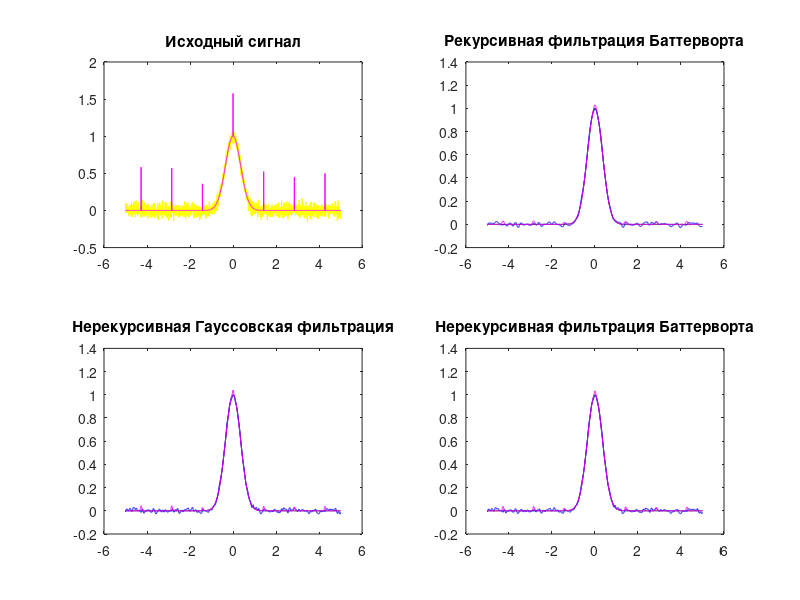

This figure's MATLAB source:
function lab_4()
A = 1.0;
sigma = 0.5;
mult = 5;
step = 0.005;
NA = 0;
NB = 0.05;
count = 7;
M = 0.4;
t = -mult:step:mult;

% Гаусс
x0 = A * exp(-(t/sigma).^2);

% Генерация помех. Создайте новый вектор 
% случайных чисел размером 1 на 
% length(x0). числа от 0 до 0.05
n1 = normrnd(NA,NB,[1 length(x0)]);
x1 = x0+n1;

% Импульсивная генерация шума
n2 = impnoise(length(x0),count,M);
x2 = x0+n2;

% Расчет фильтрующих массивов
[B,A] = butter(6,0.05,'low');
G = gaussfilt(4,20,'low');
BB = buttfilt(6,20,'low');

figure(1)
subplot(2,2,1);
plot(t,x0,'black',t,x1,'y',t,x2,'m');
title('Исходный сигнал');
subplot(2,2,2);
plot(t,x0,'black',t,filtfilt(B,A,x1),'b',t,filtfilt(B,A,x2),'m');
title('Рекурсивная фильтрация Баттерворта');
subplot(2,2,3);
plot(t,x0,'black',t,filtfilt(G,1,x1),'b',t,filtfilt(G,1,x2),'m');
title('Нерекурсивная Гауссовская фильтрация');
subplot(2,2,4);
plot(t,x0,'black',t,filtfilt(BB,1,x1),'b',t,filtfilt(BB,1,x2),'m');
title('Нерекурсивная фильтрация Баттерворта');
end

% Импульсивная генерация шума
function y = impnoise(size,N,mult)
    step = floor(size/N); %округление
    y = zeros(1,size); 
    for i = 0:floor(N/2)
        y(round(size/2)+i*step) = mult*(0.5+rand);
        y(round(size/2)-i*step) = mult*(0.5+rand);
    end
end

%Два фильтра
% Нерекурсивная реализация Баттерворта
function y = buttfilt(D,size,type)
    x = linspace(-size/2,size/2,size); %генерирует расстояние между точками
    if (strcmp(type,'low'))%сравнение
        y = 1./(1+(x./D).^4);
    elseif (strcmp(type,'high'))
        y = 1./(1+(D./x).^4);
    else
        y = x*sum(x);
    end
    y = y/sum(y);
end

% Нерекурсивная реализация Гаусса
function y = gaussfilt(sigma,size,type)
    x = linspace(-size/2,size/2,size);
    if (strcmp(type,'low'))
        y = exp(-x.^2/(2*sigma^2));  
    elseif (strcmp(type,'high'))
        y = 1 - exp(-x.^2/(2*sigma^2));
    else
        y = x*sum(x);
    end
    y = y/sum(y);
end